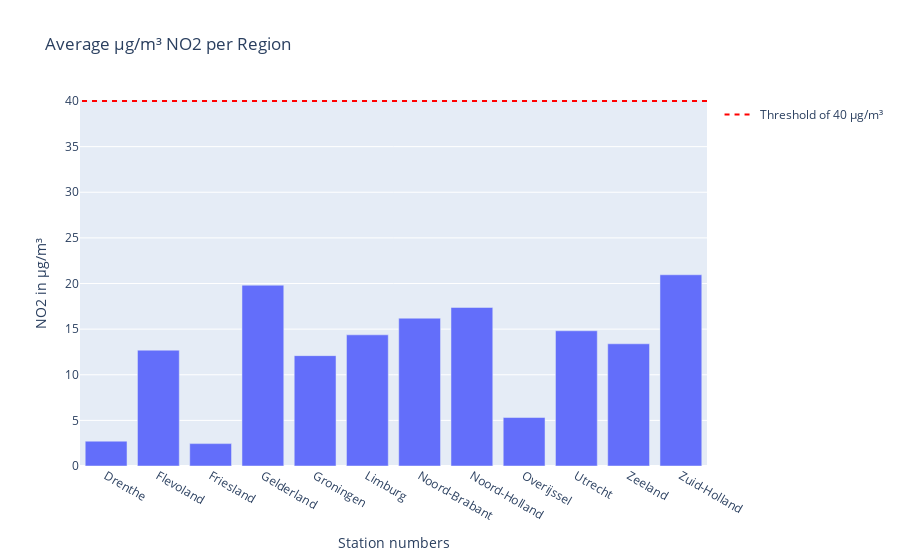
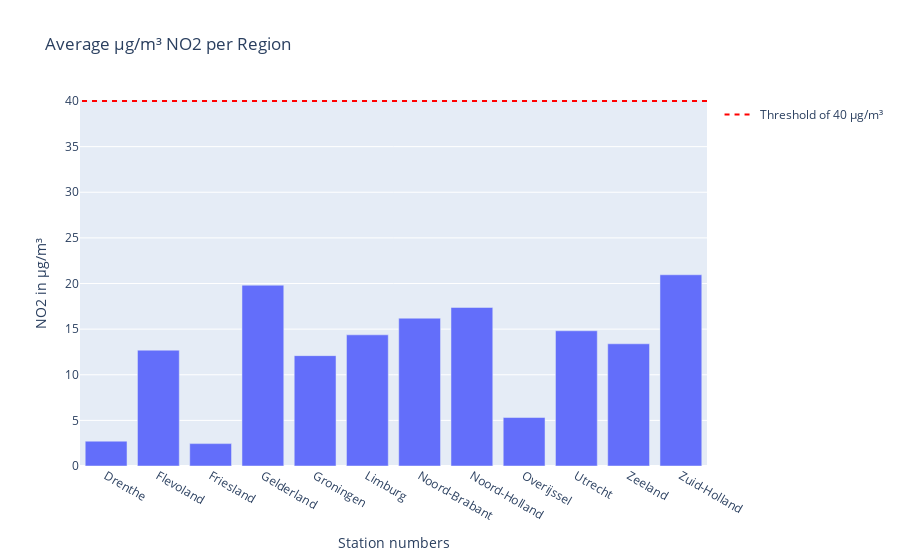

These figures' notebook cell, in order:
### Code cell
import plotly.express as px
import plotly.graph_objects as go

pv = ['Groningen', 'Friesland', 'Drenthe', 'Overijssel', 'Gelderland', 'Flevoland',
      'Utrecht', 'Noord-Holland', 'Zuid-Holland', 'Noord-Brabant', 'Limburg', 'Zeeland' ]

pv_mean = meanprovince[meanprovince['RegioS'].isin(pv)]
bar = px.bar(meanprovince, x='RegioS' , y= dfposts_NO2.groupby('RegioS')['value'].mean(), title='Average µg/m³ NO2 per Region')
bar.update_layout(yaxis_title='NO2 in µg/m³', xaxis_title= "Station numbers", barmode='group') 
#bar.add_shape(type='line', y0=40, y1=40, xref='paper', x0=0, x1=1, line_color='red')
bar.add_shape(
    legendrank=1,
    showlegend=True,
    type="line",
    xref="paper",
    line=dict(dash="5px", color='red'),
    x0=1,
    x1=0,
    y0=40,
    y1=40,
    name='Threshold of 40 µg/m³'
)

bar.show()


pv_mean_clean = meanprovince_clean[meanprovince_clean['RegioS'].isin(pv)]
bar_cleanno2 = px.bar(meanprovince_clean, x='RegioS' , y= dfposts_NO2_clean.groupby('RegioS')['value'].mean(), title='Average µg/m³ NO2 per Region')
bar_cleanno2.update_layout(yaxis_title='NO2 in µg/m³', xaxis_title= "Station numbers", barmode='group') 
#bar.add_shape(type='line', y0=40, y1=40, xref='paper', x0=0, x1=1, line_color='red')
bar_cleanno2.add_shape(
    legendrank=1,
    showlegend=True,
    type="line",
    xref="paper",
    line=dict(dash="5px", color='red'),
    x0=1,
    x1=0,
    y0=40,
    y1=40,
    name='Threshold of 40 µg/m³'
)

bar_cleanno2.show()

### Figure 1 — Plotly figure (JSON) as saved in the notebook; plotly's stock layout.template omitted (floating-point values rounded to 4 significant figures)
{"data": [{"alignmentgroup": "True", "hovertemplate": "RegioS=%{x}<br>y=%{y}<extra></extra>", "legendgroup": "", "marker": {"color": "#636efa", "pattern": {"shape": ""}}, "name": "", "offsetgroup": "", "orientation": "v", "showlegend": false, "textposition": "auto", "type": "bar", "x": ["Drenthe", "Flevoland", "Friesland", "Gelderland", "Groningen", "Limburg", "Noord-Brabant", "Noord-Holland", "Overijssel", "Utrecht", "Zeeland", "Zuid-Holland"], "xaxis": "x", "y": [2.723, 12.69, 2.453, 19.81, 12.09, 14.38, 16.2, 17.38, 5.313, 14.82, 13.39, 20.96], "yaxis": "y"}], "layout": {"barmode": "group", "legend": {"tracegroupgap": 0}, "shapes": [{"legendrank": 1, "line": {"color": "red", "dash": "5px"}, "name": "Threshold of 40 µg/m³", "showlegend": true, "type": "line", "x0": 1, "x1": 0, "xref": "paper", "y0": 40, "y1": 40}], "title": {"text": "Average µg/m³ NO2 per Region"}, "xaxis": {"anchor": "y", "domain": [0, 1], "title": {"text": "Station numbers"}}, "yaxis": {"anchor": "x", "domain": [0, 1], "title": {"text": "NO2 in µg/m³"}}}}

### Figure 2 — Plotly figure (JSON) as saved in the notebook; plotly's stock layout.template omitted (floating-point values rounded to 4 significant figures)
{"data": [{"alignmentgroup": "True", "hovertemplate": "RegioS=%{x}<br>y=%{y}<extra></extra>", "legendgroup": "", "marker": {"color": "#636efa", "pattern": {"shape": ""}}, "name": "", "offsetgroup": "", "orientation": "v", "showlegend": false, "textposition": "auto", "type": "bar", "x": ["Drenthe", "Flevoland", "Friesland", "Gelderland", "Groningen", "Limburg", "Noord-Brabant", "Noord-Holland", "Overijssel", "Utrecht", "Zeeland", "Zuid-Holland"], "xaxis": "x", "y": [2.723, 12.69, 2.453, 19.81, 12.09, 14.38, 16.2, 17.38, 5.313, 14.82, 13.39, 20.96], "yaxis": "y"}], "layout": {"barmode": "group", "legend": {"tracegroupgap": 0}, "shapes": [{"legendrank": 1, "line": {"color": "red", "dash": "5px"}, "name": "Threshold of 40 µg/m³", "showlegend": true, "type": "line", "x0": 1, "x1": 0, "xref": "paper", "y0": 40, "y1": 40}], "title": {"text": "Average µg/m³ NO2 per Region"}, "xaxis": {"anchor": "y", "domain": [0, 1], "title": {"text": "Station numbers"}}, "yaxis": {"anchor": "x", "domain": [0, 1], "title": {"text": "NO2 in µg/m³"}}}}
